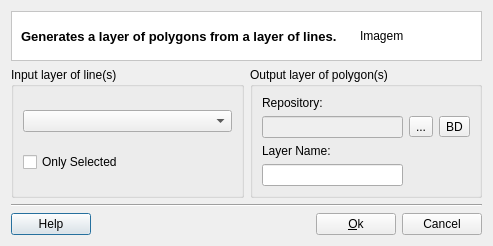
<?xml version="1.0" encoding="UTF-8"?>
<ui version="4.0">
 <class>LineToPolygonDialogForm</class>
 <widget class="QDialog" name="LineToPolygonDialogForm">
  <property name="geometry">
   <rect>
    <x>0</x>
    <y>0</y>
    <width>493</width>
    <height>235</height>
   </rect>
  </property>
  <property name="windowTitle">
   <string>Line to Polygon Operation</string>
  </property>
  <layout class="QGridLayout" name="gridLayout_8">
   <item row="0" column="0">
    <layout class="QGridLayout" name="gridLayout_6">
     <item row="0" column="0">
      <widget class="QFrame" name="frame_2">
       <property name="styleSheet">
        <string notr="true">QWidget { background: white }</string>
       </property>
       <property name="frameShape">
        <enum>QFrame::StyledPanel</enum>
       </property>
       <property name="frameShadow">
        <enum>QFrame::Sunken</enum>
       </property>
       <layout class="QGridLayout" name="gridLayout" columnstretch="1,0">
        <property name="topMargin">
         <number>0</number>
        </property>
        <property name="bottomMargin">
         <number>0</number>
        </property>
        <property name="horizontalSpacing">
         <number>9</number>
        </property>
        <item row="0" column="0">
         <widget class="QLabel" name="m_datasourceTypeTitleLabel">
          <property name="font">
           <font>
            <pointsize>10</pointsize>
            <weight>75</weight>
            <bold>true</bold>
           </font>
          </property>
          <property name="text">
           <string>Generates a layer of polygons from a layer of lines.</string>
          </property>
         </widget>
        </item>
        <item row="0" column="1">
         <widget class="QLabel" name="m_imgLabel">
          <property name="minimumSize">
           <size>
            <width>112</width>
            <height>48</height>
           </size>
          </property>
          <property name="maximumSize">
           <size>
            <width>48</width>
            <height>48</height>
           </size>
          </property>
          <property name="text">
           <string>Imagem</string>
          </property>
         </widget>
        </item>
       </layout>
      </widget>
     </item>
     <item row="1" column="0">
      <layout class="QGridLayout" name="gridLayout_5">
       <item row="0" column="1">
        <widget class="QGroupBox" name="m_outputGroupBox">
         <property name="sizePolicy">
          <sizepolicy hsizetype="Preferred" vsizetype="Preferred">
           <horstretch>0</horstretch>
           <verstretch>0</verstretch>
          </sizepolicy>
         </property>
         <property name="title">
          <string>Output layer of polygon(s)</string>
         </property>
         <layout class="QGridLayout" name="gridLayout_3">
          <item row="0" column="0">
           <widget class="QLabel" name="m_repositoryLabel">
            <property name="text">
             <string>Repository:</string>
            </property>
           </widget>
          </item>
          <item row="1" column="0">
           <widget class="QLineEdit" name="m_repositoryLineEdit">
            <property name="enabled">
             <bool>false</bool>
            </property>
           </widget>
          </item>
          <item row="1" column="1">
           <widget class="QToolButton" name="m_targetFileToolButton">
            <property name="minimumSize">
             <size>
              <width>0</width>
              <height>0</height>
             </size>
            </property>
            <property name="text">
             <string>...</string>
            </property>
           </widget>
          </item>
          <item row="1" column="2">
           <widget class="QToolButton" name="m_targetDatasourceToolButton">
            <property name="minimumSize">
             <size>
              <width>0</width>
              <height>0</height>
             </size>
            </property>
            <property name="text">
             <string>BD</string>
            </property>
           </widget>
          </item>
          <item row="2" column="0">
           <widget class="QLabel" name="m_newLayerNameLabel">
            <property name="text">
             <string>Layer Name:</string>
            </property>
           </widget>
          </item>
          <item row="3" column="0">
           <widget class="QLineEdit" name="m_newLayerNameLineEdit">
            <property name="readOnly">
             <bool>false</bool>
            </property>
           </widget>
          </item>
         </layout>
        </widget>
       </item>
       <item row="0" column="0">
        <widget class="QGroupBox" name="m_inputGroupBox">
         <property name="title">
          <string>Input layer of line(s)</string>
         </property>
         <layout class="QGridLayout" name="gridLayout_7">
          <item row="0" column="0">
           <widget class="QComboBox" name="m_layersComboBox">
            <property name="sizePolicy">
             <sizepolicy hsizetype="MinimumExpanding" vsizetype="Fixed">
              <horstretch>0</horstretch>
              <verstretch>0</verstretch>
             </sizepolicy>
            </property>
           </widget>
          </item>
          <item row="1" column="0">
           <widget class="QCheckBox" name="m_onlySelectedCheckBox">
            <property name="enabled">
             <bool>true</bool>
            </property>
            <property name="text">
             <string>Only Selected</string>
            </property>
           </widget>
          </item>
         </layout>
        </widget>
       </item>
      </layout>
     </item>
     <item row="2" column="0">
      <layout class="QGridLayout" name="gridLayout_2">
       <item row="0" column="0" colspan="4">
        <widget class="Line" name="line_2">
         <property name="orientation">
          <enum>Qt::Horizontal</enum>
         </property>
        </widget>
       </item>
       <item row="1" column="0">
        <widget class="te::qt::widgets::HelpPushButton" name="m_helpPushButton">
         <property name="text">
          <string>Help</string>
         </property>
        </widget>
       </item>
       <item row="1" column="1">
        <spacer name="horizontalSpacer">
         <property name="orientation">
          <enum>Qt::Horizontal</enum>
         </property>
         <property name="sizeHint" stdset="0">
          <size>
           <width>40</width>
           <height>20</height>
          </size>
         </property>
        </spacer>
       </item>
       <item row="1" column="2">
        <widget class="QPushButton" name="m_okPushButton">
         <property name="text">
          <string>&amp;Ok</string>
         </property>
        </widget>
       </item>
       <item row="1" column="3">
        <widget class="QPushButton" name="m_cancelPushButton">
         <property name="text">
          <string>Cancel</string>
         </property>
        </widget>
       </item>
      </layout>
     </item>
    </layout>
   </item>
  </layout>
 </widget>
 <customwidgets>
  <customwidget>
   <class>te::qt::widgets::HelpPushButton</class>
   <extends>QPushButton</extends>
   <header>terralib/qt/widgets/help/HelpPushButton.h</header>
  </customwidget>
 </customwidgets>
 <resources/>
 <connections/>
</ui>
